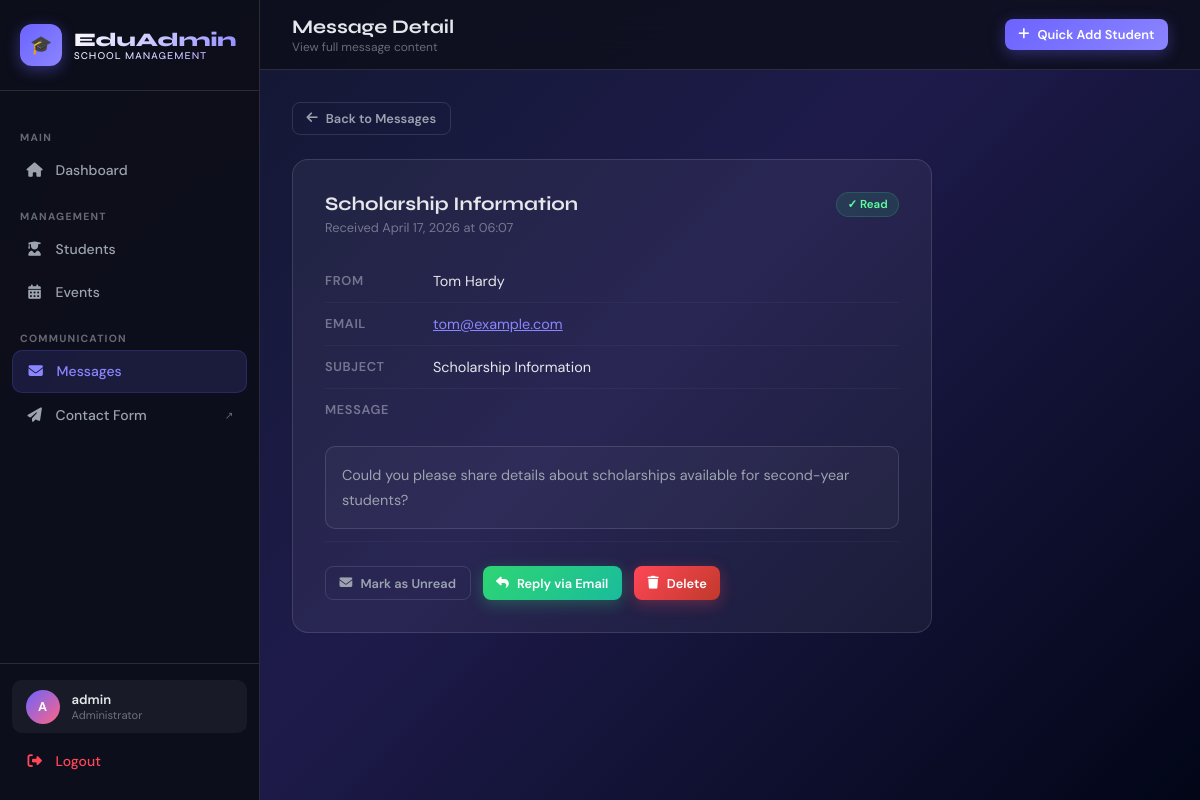
Page /contact/messages/2/ (signed in) on the committed database.
### contact/models.py (models this page shows, shortened)
class Message(models.Model):
    name = models.CharField(max_length=100)
    email = models.EmailField()
    subject = models.CharField(max_length=200)
    body = models.TextField()
    is_read = models.BooleanField(default=False)
    created_at = models.DateTimeField(auto_now_add=True)
    class Meta:
        ordering = ['-created_at']

### contact/views.py (the view)
# urls.py: path('messages/<int:pk>/', views.message_detail, name='message_detail'),
@login_required
@user_passes_test(is_admin, login_url='/login/')
def message_detail(request, pk):
    msg = get_object_or_404(ContactMessage, pk=pk)
    msg.is_read = True
    msg.save()
    return render(request, 'contact/detail.html', {'msg': msg})

### contact/views.py (called while the page is built)
def is_admin(user):
    return user.is_staff or user.is_superuser

### templates/contact/detail.html (shortened to what this page needs)
{% extends 'dashboard_base.html' %}
{% block page_title %}Message Detail{% endblock %}
{% block page_subtitle %}View full message content{% endblock %}
{% block content %}
<div style="margin-bottom:1.5rem;">
  <a href="{% url 'message_list' %}" class="btn btn-ghost btn-sm">
    <i class="fa-solid fa-arrow-left"></i> Back to Messages
  </a>
</div>
<div class="detail-card">
  <div style="display:flex;align-items:flex-start;justify-content:space-between;margin-bottom:1.5rem;gap:1rem;flex-wrap:wrap;">
    <div>
      <h3 style="font-family:'Syne',sans-serif;font-size:1.2rem;font-weight:700;color:var(--text-primary);">{{ msg.subject }}</h3>
      <p style="color:var(--text-muted);font-size:0.8rem;margin-top:4px;">Received {{ msg.created_at|date:"F d, Y \a\t H:i" }}</p>
    </div>
    <span class="badge {% if msg.is_read %}badge-read{% else %}badge-unread{% endif %}">
      {% if msg.is_read %}✓ Read{% else %}● Unread{% endif %}
    </span>
  </div>
  <div class="detail-row">
    <span class="detail-label">From</span>
    <span class="detail-value">{{ msg.name }}</span>
  </div>
  <div class="detail-row">
    <span class="detail-label">Email</span>
    <span class="detail-value"><a href="mailto:{{ msg.email }}" style="color:var(--primary-light);">{{ msg.email }}</a></span>
  </div>
  <div class="detail-row">
    <span class="detail-label">Subject</span>
    <span class="detail-value">{{ msg.subject }}</span>
  </div>
  <div class="detail-row" style="flex-direction:column;">
    <span class="detail-label" style="margin-bottom:0.5rem;">Message</span>
    <div class="msg-body-block">{{ msg.body }}</div>
  </div>
  <div style="display:flex;gap:0.75rem;margin-top:1.5rem;flex-wrap:wrap;">
    <a href="{% url 'message_toggle_read' msg.pk %}" class="btn btn-ghost btn-sm">
      <i class="fa-solid {% if msg.is_read %}fa-envelope{% else %}fa-envelope-open{% endif %}"></i>
      Mark as {% if msg.is_read %}Unread{% else %}Read{% endif %}
    </a>
    <a href="mailto:{{ msg.email }}" class="btn btn-success btn-sm">
      <i class="fa-solid fa-reply"></i> Reply via Email
    </a>
    <a href="{% url 'message_delete' msg.pk %}" class="btn btn-danger btn-sm">
      <i class="fa-solid fa-trash"></i> Delete
    </a>
  </div>
</div>
{% endblock %}

### templates/dashboard_base.html (shortened to what this page needs)
{% load static %}
<!DOCTYPE html>
<html lang="en">
<head>
  <link rel="stylesheet" href="{% static 'css/main.css' %}"/>
  <link rel="stylesheet" href="https://cdnjs.cloudflare.com/ajax/libs/font-awesome/6.5.0/css/all.min.css"/>
</head>
<body>
<div class="layout">
  <aside class="sidebar" id="sidebar">
    <div class="sidebar-logo">
      <div class="logo-icon">🎓</div>
      <div class="brand">
        EduAdmin
        <span>School Management</span>
      </div>
    </div>
    <nav class="sidebar-nav">
      <div class="nav-section-label">Main</div>
      <a href="{% url 'dashboard' %}" class="nav-item {% if request.resolver_match.url_name == 'dashboard' %}active{% endif %}">
        <span class="nav-icon"><i class="fa-solid fa-house"></i></span>
        Dashboard
      </a>
      <div class="nav-section-label">Management</div>
      <a href="{% url 'student_list' %}" class="nav-item {% if 'student' in request.resolver_match.url_name %}active{% endif %}">
        <span class="nav-icon"><i class="fa-solid fa-user-graduate"></i></span>
        Students
      </a>
      <a href="{% url 'event_list' %}" class="nav-item {% if 'event' in request.resolver_match.url_name %}active{% endif %}">
        <span class="nav-icon"><i class="fa-solid fa-calendar-days"></i></span>
        Events
      </a>
      <div class="nav-section-label">Communication</div>
      <a href="{% url 'message_list' %}" class="nav-item {% if 'message' in request.resolver_match.url_name %}active{% endif %}">
        <span class="nav-icon"><i class="fa-solid fa-envelope"></i></span>
        Messages
      </a>
      <a href="{% url 'contact' %}" class="nav-item" target="_blank">
        <span class="nav-icon"><i class="fa-solid fa-paper-plane"></i></span>
        Contact Form
        <span style="margin-left:auto;font-size:0.65rem;color:var(--text-muted)">↗</span>
      </a>
    </nav>
    <div class="sidebar-footer">
      <div class="user-info">
        <div class="user-avatar">{{ request.user.username|first|upper }}</div>
        <div>
          <div class="user-name">{{ request.user.get_full_name|default:request.user.username }}</div>
          <div class="user-role">Administrator</div>
        </div>
      </div>
      <a href="{% url 'logout' %}" class="nav-item" style="color:var(--danger)">
        <span class="nav-icon"><i class="fa-solid fa-right-from-bracket"></i></span>
        Logout
      </a>
    </div>
  </aside>
  <div class="main-content">
    <header class="topbar">
      <div style="display:flex;align-items:center;gap:1rem;">
        <div class="topbar-left">
          <h2>{% block page_title %}Dashboard{% endblock %}</h2>
          <p>{% block page_subtitle %}Welcome back{% endblock %}</p>
        </div>
      </div>
      <div class="topbar-right">
        <a href="{% url 'student_add' %}" class="btn btn-primary btn-sm">
          <i class="fa-solid fa-plus"></i> Quick Add Student
        </a>
      </div>
    </header>
    <main class="page-content">
      {% block content %}{% endblock %}
    </main>
  </div>
</div>
</body>
</html>

### rows in the picture
Message: subject "Scholarship Information", created_at "April 17, 2026 at 06:07", name "Tom Hardy", email "tom@example.com", body "Could you please share details about scholarships available for second-year students?"

### other values in the picture
{{ request.user.username|first|upper }} "A"
{{ request.user.get_full_name|default:request.user.username }} "admin"
